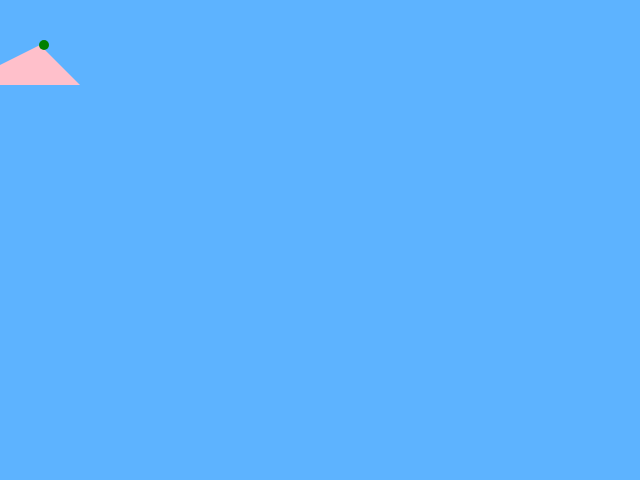
Frame 1 (no input)
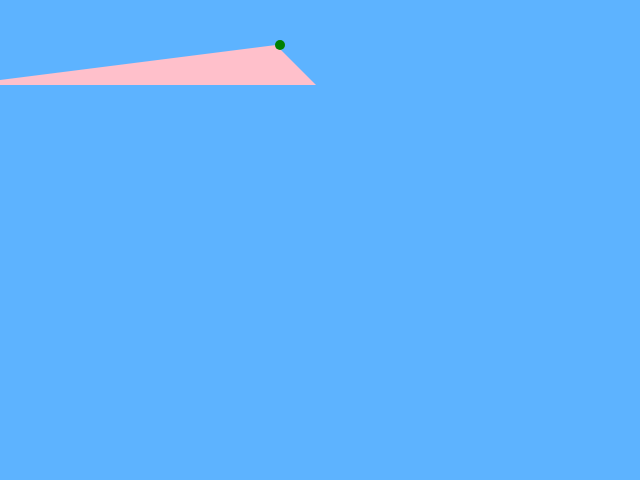
Frame 60 (no input)
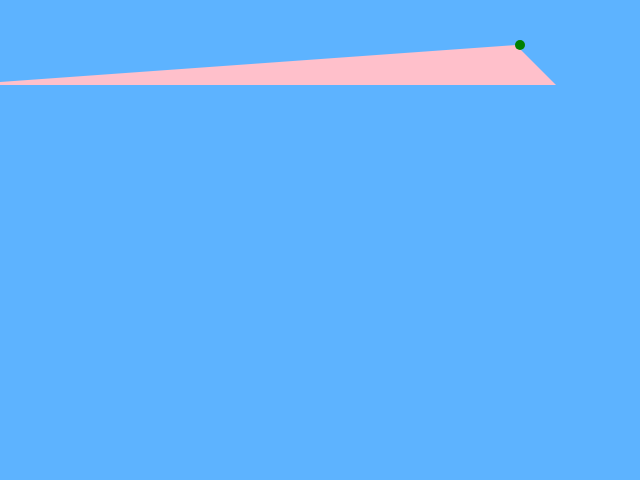
Frame 120 (the mouse pressed at the canvas centre since frame 60)

The p5.js sketch that drew these frames (run headless with seeded random() and noise() and a simulated clock; from frame 60 on, the mouse is pressed at the canvas centre):

// p5.js sketch
// ── sketch.js
// animation

var x = 40;
var y = 45;
var sz = 40;
var update = 4;

function setup() {
    createCanvas (640, 480);
}

function draw() {
    background(93, 179, 255);
    
    
    noStroke();
    fill("pink");
    
    triangle(x, y, -sz, y + sz, x + sz, y + sz);
    x+= update;
    
    if ( frameCount % 60 ==0) {
        r = random(0, 255);
        g = random(0, 255);
        b = random(0, 255);
    }
    
    
    if (x > width || x <= 5){
        x = update; 
    }
    
    // debugging
    fill("green");
    ellipse(x, y, 10);
}
